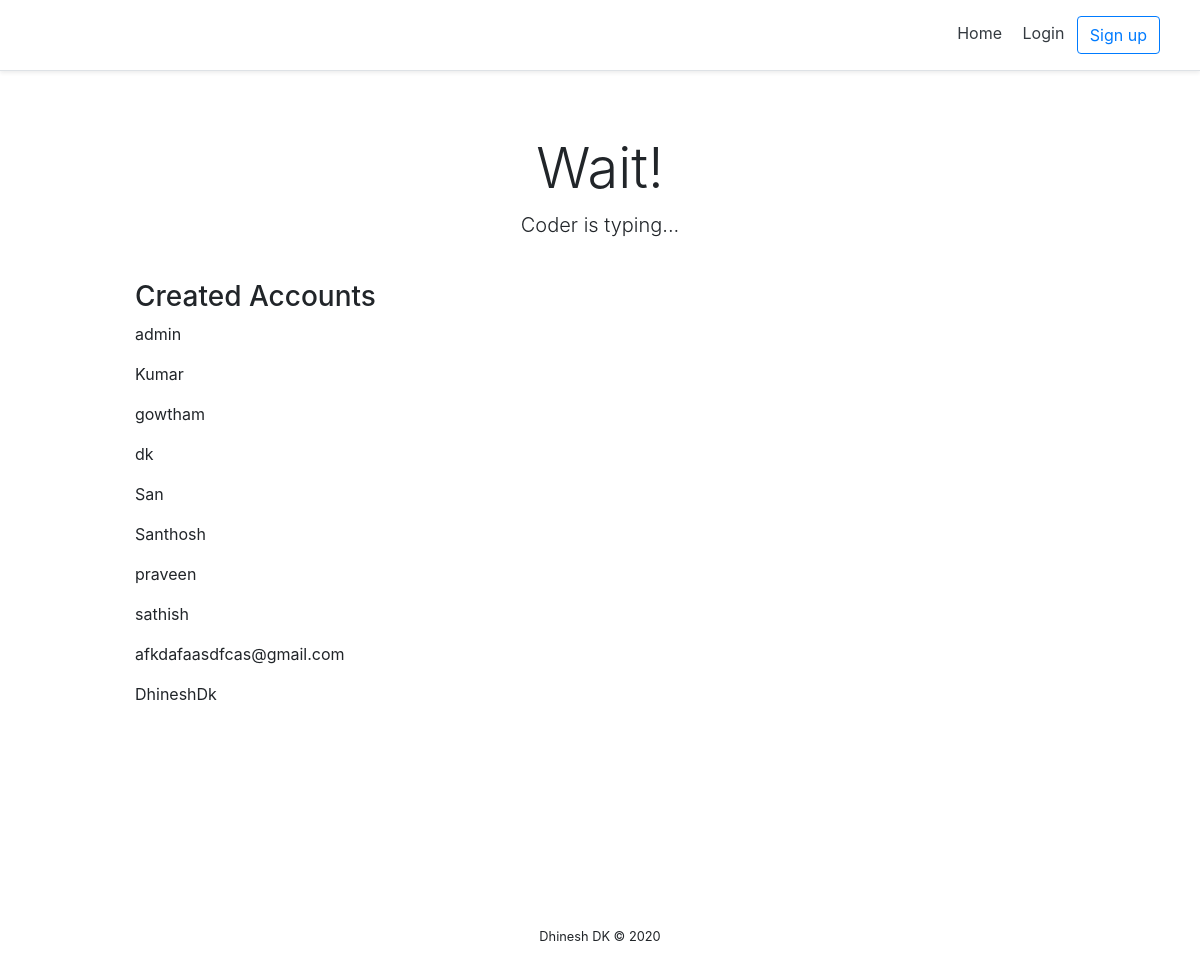
The app's page /, older data.
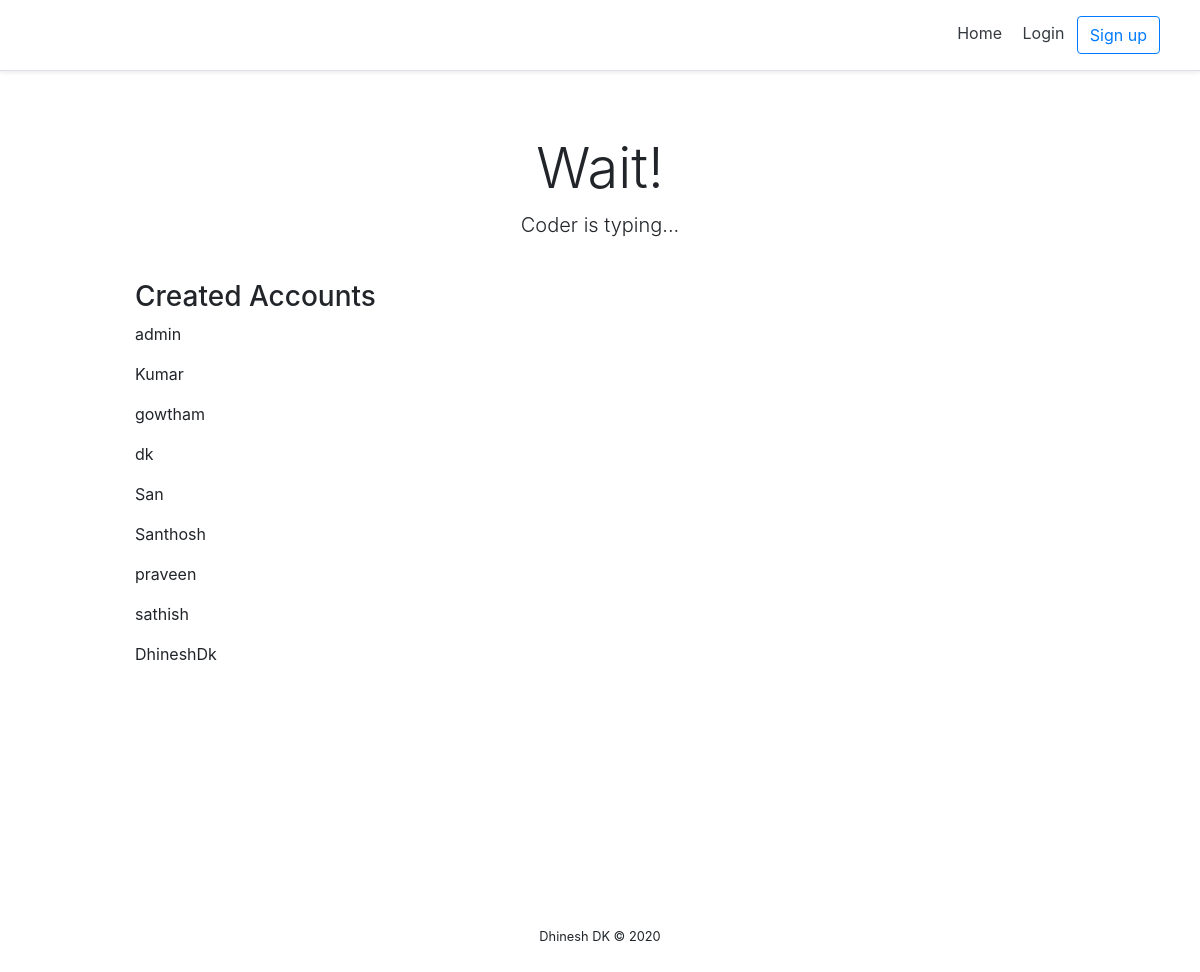
The same page, newer data.
### accounts/models.py (models this page shows, shortened)
class Account(AbstractBaseUser):
    username=                   models.CharField(max_length=30, unique=True)
    date_joined=                models.DateTimeField(verbose_name='date joined', auto_now_add=True)
    last_login=                 models.DateTimeField(verbose_name='last login', auto_now=True)
    is_admin=                   models.BooleanField(default=False)
    is_active=                  models.BooleanField(default=True)
    is_staff=                   models.BooleanField(default=False)
    is_superuser=               models.BooleanField(default=False)
    USERNAME_FIELD='username'
    objects= MyAccountManager()
    def __str__(self):
        return self.username

### homepage/views.py (the view)
# urls.py: path('', home_screen , name="home"),
def home_screen(request):
    context={}
    accounts= Account.objects.all()
    context['accounts']=accounts
    return render(request, "home/home.html",context)

### homepage/templates/home/home.html (shortened to what this page needs)
{% extends 'base.html' %}
{% block content %}
<div class="pricing-header px-3 py-3 pt-md-5 pb-md-4 mx-auto text-center">
    <h1 class="display-4">Wait!</h1>
    <p class="lead">Coder is typing...</p>
</div>
<div class="container">
    <div class="d-flex flex-column">
        <h3>Created Accounts</h3>
        {% for account in accounts %}
        <p>{{account}}</p>
        {% endfor %}
    </div>
</div>
{% endblock content %}

Row changes from the older to the newer data that the page shows:
removed Account: username "afkdafaasdfcas@gmail.com"
